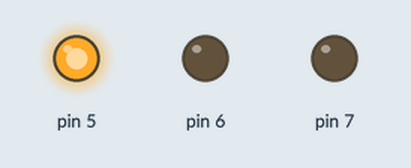
A sketch run on a simulated Arduino Uno, built with avr-gcc and run on an emulated ATmega328P. Parts: output pins drawn as LEDs (lit = HIGH).

Above: at 0.5 s.
At 1.5 s:
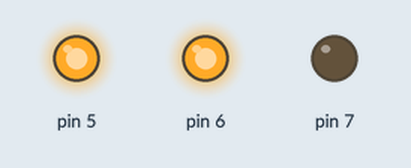
At 2.5 s:
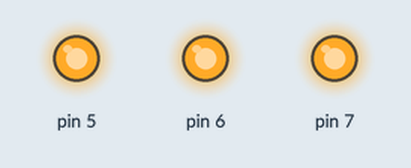
At 3.5 s:
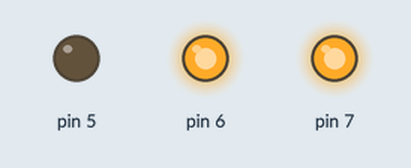
At 4.5 s:
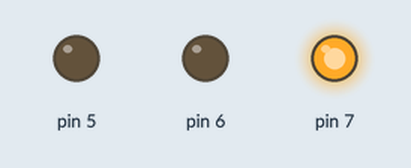
At 5.5 s:
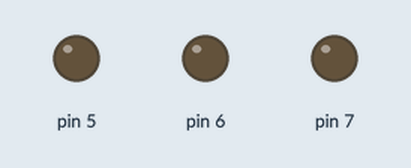
Timing chart, 0 to 7.8 s (numbered marks = the images above):
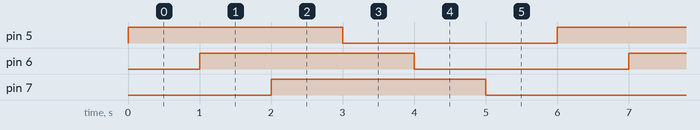

The sketch:

RGB.ino
```cpp
void setup() {
  pinMode(5, OUTPUT);
  pinMode(6, OUTPUT);
  pinMode(7, OUTPUT);
}

void loop() {
  digitalWrite(5, HIGH);
  delay(1000);
  digitalWrite(6, HIGH);
  delay(1000);
  digitalWrite(7, HIGH);
  delay(1000);
  digitalWrite(5, LOW);
  delay(1000);
  digitalWrite(6, LOW);
  delay(1000);
  digitalWrite(7, LOW);
  delay(1000);
}
```

Measured:
- by itself, pin 5–7: alternates HIGH for 3.0 s and LOW for 3.0 s
- by itself, everything shown: repeats every 6.0 s, in 6 steps
